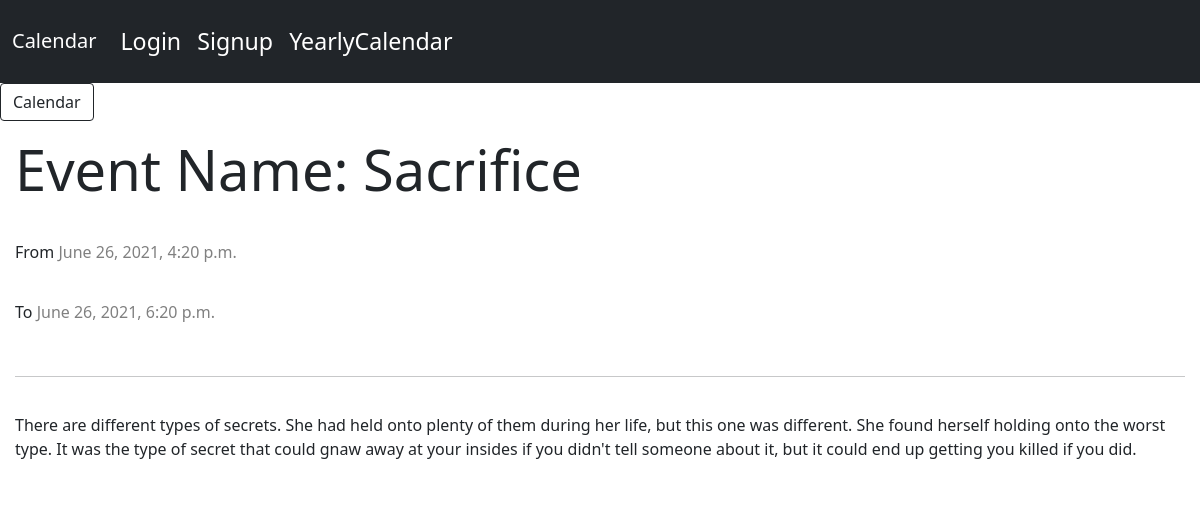
The page /event_detail/6/ on the database its author committed.
### app/models.py (models this page shows, shortened)
class Event(models.Model):
    user = models.ForeignKey(User, on_delete=models.CASCADE)
    title = models.CharField(max_length=200)
    description = models.TextField()
    start_time = models.DateTimeField()
    end_time = models.DateTimeField()

### app/views.py (the view)
# urls.py: path('event_detail/<int:event_id>/', views.event_details, name='event_detail'),
def event_details(request, event_id):
    event = Event.objects.get(id=event_id)
    context = {
        'event': event,
    }
    return render(request, 'event_detail.html', context)

### templates/event_detail.html
{% extends 'base.html' %}
{% load static %}
{% block content %}
<a class="btn btn-outline-dark" href="{% url 'app:calendar' %}"> Calendar </a>
<div class="clearfix">
        <h1 class="display-4">Event Name: {{ event.title }}</h1><br>
        <p>From <span style="color: gray;">{{ event.start_time }}</span></p>
        <p> To <span style="color: gray;">{{ event.end_time }}</span></p>
        <hr>
        <p>{{ event.description }}</p>
    </div>
{% endblock %}

### static/css/style.css (style rules this page uses)
.btn { outline: none; color: black; background-color: transparent; box-shadow: 0 0 0 0; }
.clearfix { margin: 15px; display: grid; grid-template-columns: auto;; grid-template-rows: 40px; grid-gap: 20px }
a { color: #17a2b8; }

### rows shown on the page
Event: title "Sacrifice", start_time "June 26, 2021, 4:20 p.m.", end_time "June 26, 2021, 6:20 p.m.", description "There are different types of secrets. She had held onto plenty of them during her life, but this one was different. She found herself holding onto the worst type. It was the type of secret that could gnaw away at your insides if you didn't tell someone about it, but it could end up getting you killed if you did."
